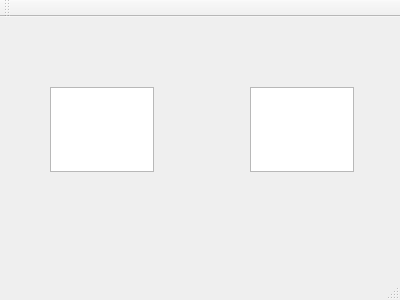
<?xml version="1.0" encoding="UTF-8"?>
<ui version="4.0">
 <class>MainWindow</class>
 <widget class="QMainWindow" name="MainWindow">
  <property name="geometry">
   <rect>
    <x>0</x>
    <y>0</y>
    <width>400</width>
    <height>300</height>
   </rect>
  </property>
  <property name="windowTitle">
   <string>MainWindow</string>
  </property>
  <widget class="QWidget" name="centralWidget">
   <widget class="QTextEdit" name="textEdit">
    <property name="geometry">
     <rect>
      <x>50</x>
      <y>70</y>
      <width>104</width>
      <height>85</height>
     </rect>
    </property>
   </widget>
   <widget class="QTextEdit" name="textEdit_2">
    <property name="geometry">
     <rect>
      <x>250</x>
      <y>70</y>
      <width>104</width>
      <height>85</height>
     </rect>
    </property>
   </widget>
  </widget>
  <widget class="QMenuBar" name="menuBar">
   <property name="geometry">
    <rect>
     <x>0</x>
     <y>0</y>
     <width>400</width>
     <height>25</height>
    </rect>
   </property>
  </widget>
  <widget class="QToolBar" name="mainToolBar">
   <attribute name="toolBarArea">
    <enum>TopToolBarArea</enum>
   </attribute>
   <attribute name="toolBarBreak">
    <bool>false</bool>
   </attribute>
  </widget>
  <widget class="QStatusBar" name="statusBar"/>
 </widget>
 <layoutdefault spacing="6" margin="11"/>
 <resources/>
 <connections/>
</ui>
